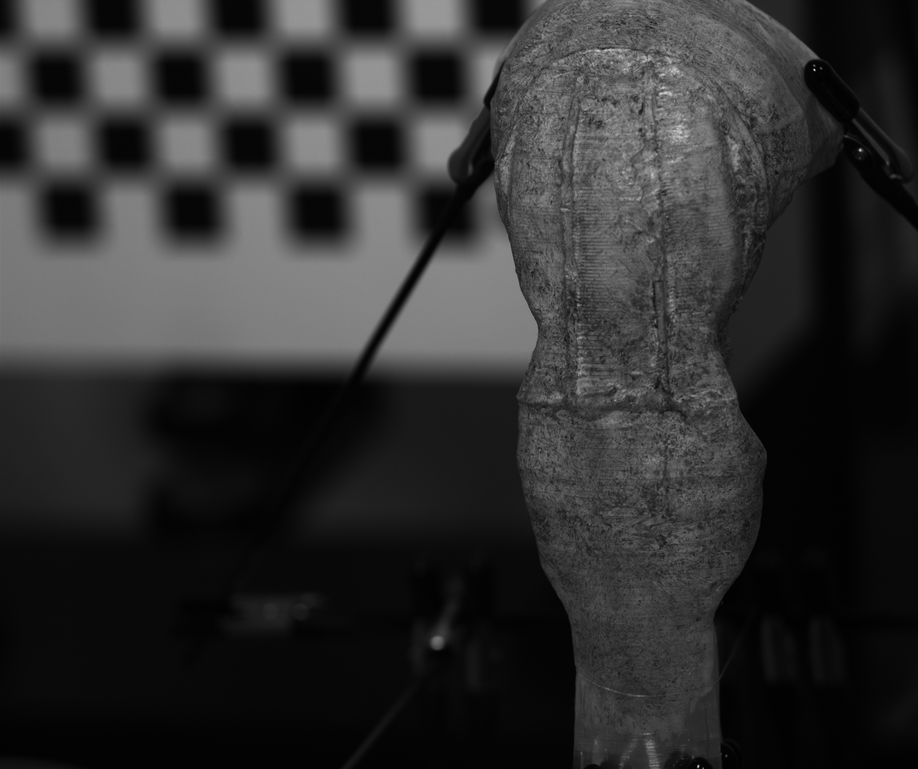
#> input picture data/right/img0.tiff, 918 x 769 px, shrunk from 2448 x 2050 before the run
$ python deplacement.py
#> lines starting #> are read from the running program, lines starting #| are printed output that depends on the picture
import cv2
import numpy as np
import matplotlib.pyplot as plt

def motion_images(img1, img2):
    flow = cv2.calcOpticalFlowFarneback(
        img1, img2, None,
        pyr_scale=0.5,
        levels=3,
        winsize=15,
        iterations=3,
        poly_n=5,
        poly_sigma=1.2,
        flags=0
    )
    return flow

def magnitude_map(flow):
    # norme quadra du vecteur (dx, dy)
    magnitude = np.sqrt(flow[..., 0]**2 + flow[..., 1]**2)
    # flow est en 2d dont on fait 1ere dimension ^2 + 2eme dimensions ^2
    return magnitude

if __name__ == "__main__":
    img1 = cv2.imread("./data/right/img0.tiff", cv2.IMREAD_GRAYSCALE)
#> img1 is the input picture: shape (769, 918); min 0, max 221, mean 47.1
    img2 = cv2.imread("./data/right/img1.tiff", cv2.IMREAD_GRAYSCALE)
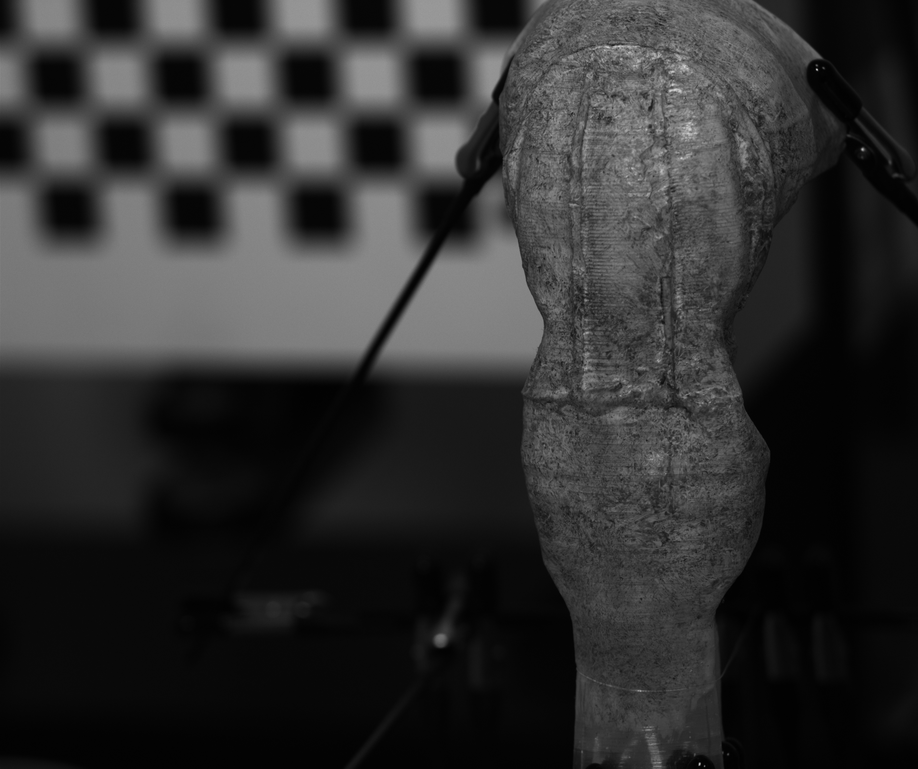
#> input picture data/right/img1.tiff, 918 x 769 px, shrunk from 2448 x 2050 before the run
#> img2 is the input picture: shape (769, 918); min 0, max 213, mean 47.3

    if img1 is None or img2 is None:
        raise ValueError("Images non trouvées.")

    flow = motion_images(img1, img2)
    magnitude = magnitude_map(flow)
#> in magnitude_map, `magnitude = np.sqrt(flow[..., 0]**2 + flow[..., 1]**2)`:
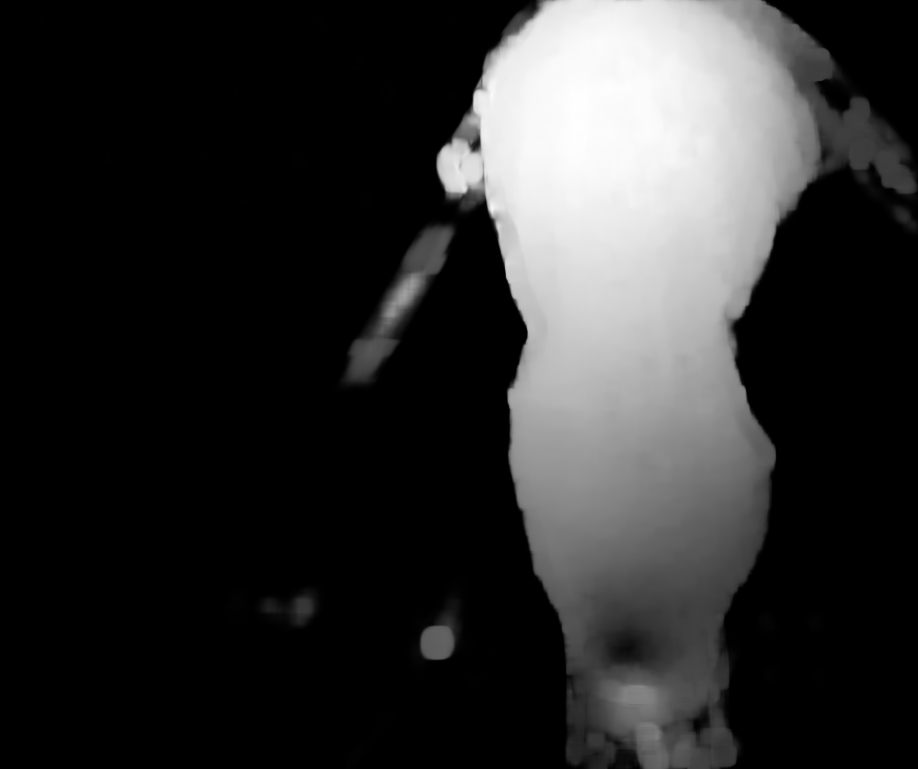
#> magnitude: shape (769, 918) float32; min 1.47e-08, max 10.4, mean 1.89; drawn with min black and max white

    # matplotlib pour afficher
    plt.figure(figsize=(10, 8))
    im = plt.imshow(magnitude, cmap="viridis", origin="upper")
    plt.title("Norme du champ de déplacement (Farneback)")
    plt.xlabel("X (pixels)")
    plt.ylabel("Y (pixels)")
    cbar = plt.colorbar(im, fraction=0.046, pad=0.04)
    cbar.set_label("Amplitude du déplacement (pixels)")
    plt.tight_layout()
    plt.show()
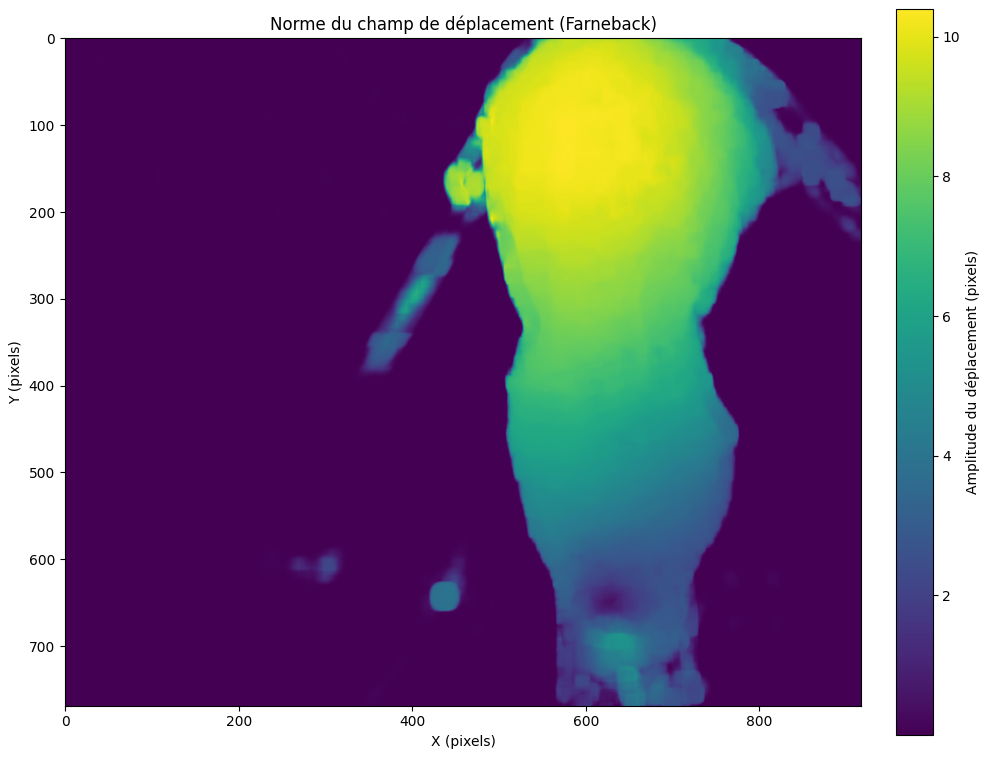
#> figure drawn by matplotlib, 2 panels
